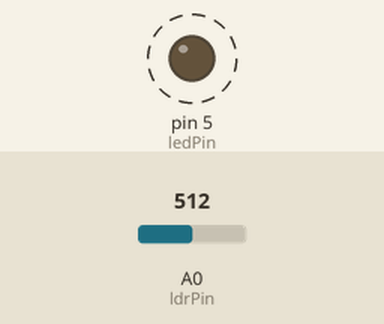
The sketch below on a simulated Arduino Uno, built with avr-gcc and run on an emulated ATmega328P. Shown: output pins drawn as LEDs (lit = HIGH). Dashed ring = blinking. The inputs (shaded band) are chosen by the test bench; at power-on: A0 (ldrPin) = 512.

Above: at 1.8 s.
1.9 s: A0 (ldrPin) set to 0
At 3.3 s:
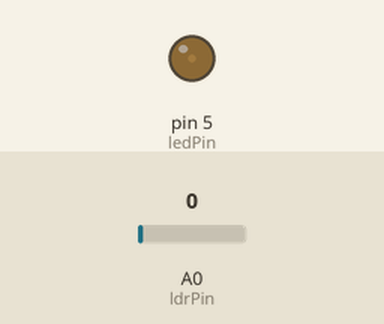
3.6 s: A0 (ldrPin) set to 122
At 3.9 s:
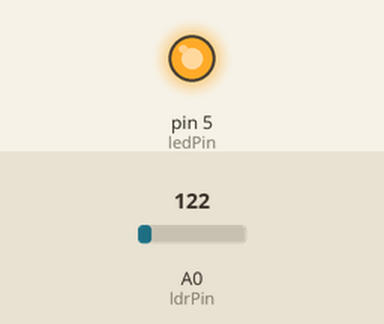
Timing chart, 0 to 13.1 s (numbered marks = the images above; inputs shaded):
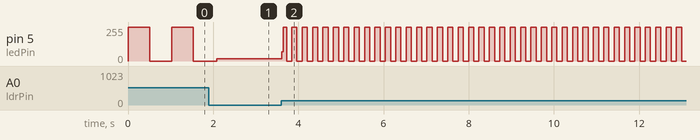

The sketch:

sketch_nov30i.ino
```cpp
//Project 6 - Light Sensor
int ledPin = 5; // Pin we will connect to LED
int ldrPin = A0; // Pin connected to LDR
int lightVal = 0; // Value read from LDR
void setup() {
// Set both pins as outputs
pinMode(ledPin, OUTPUT);
pinMode(ldrPin, INPUT);
}
void loop() {
// Read in value from LDR
lightVal = analogRead(ldrPin);
// Turn LED on
digitalWrite(ledPin, HIGH);
// Delay of length lightVal
delay(lightVal);
// Turn LED off
digitalWrite(ledPin, LOW);
// Delay again
delay(lightVal);
}
```

Measured:
- after the input at 3.6 s, pin 5 (ledPin): 18/255 → 69/255 at once, then moves between 0/255 and 255/255, repeating every 0.24 s
- by itself, pin 5 (ledPin): alternates 255/255 for 0.51 s and 0/255 for 0.51 s
